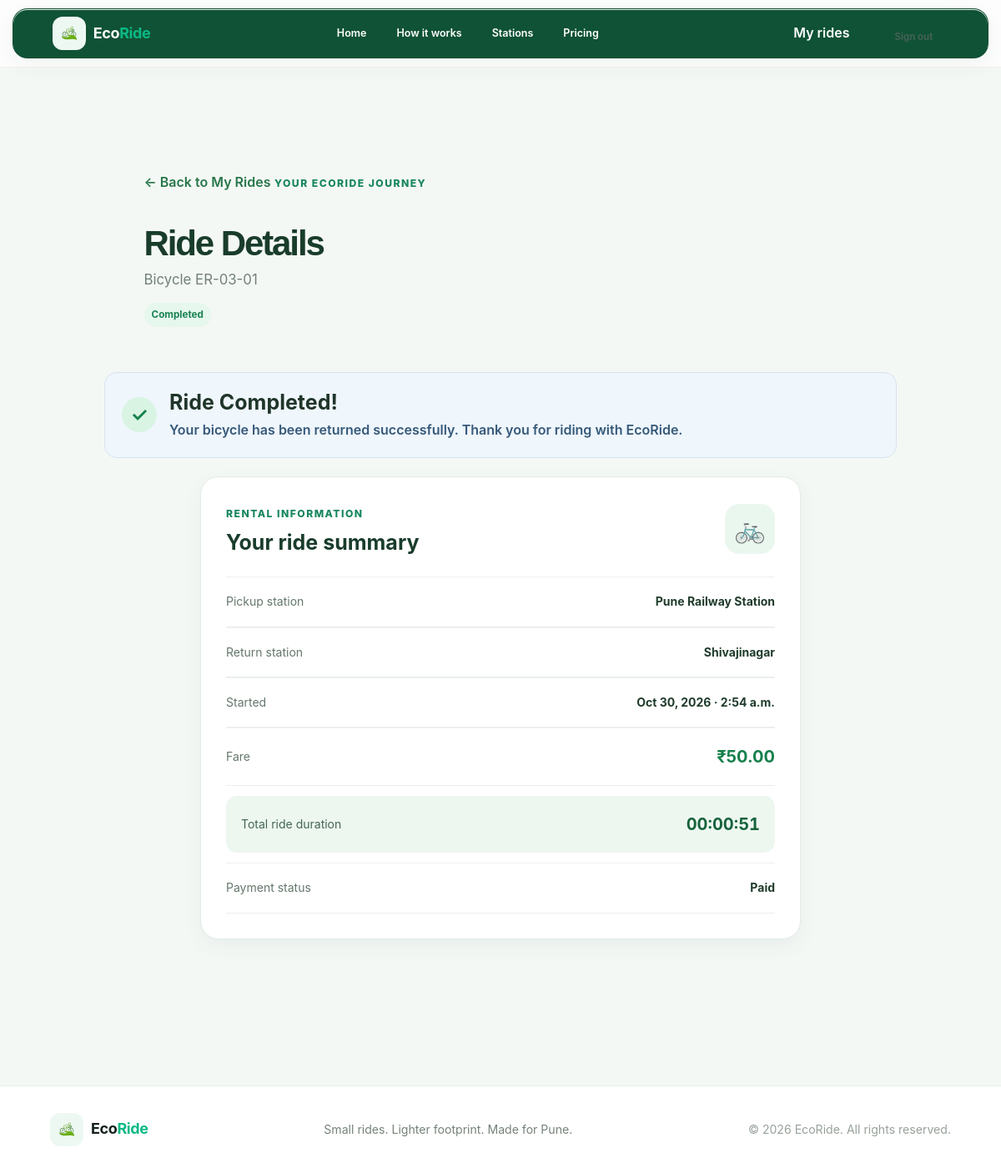
The app's page /rentals/10/ (signed in) with its own data.
### core/models.py (models this page shows, shortened)
class Rental(models.Model):
    class Status(models.TextChoices):
        PENDING_PAYMENT = "pending_payment", "Awaiting payment"
        ACTIVE = "active", "In progress"
        COMPLETED = "completed", "Completed"
        CANCELED = "canceled", "Canceled"
    user = models.ForeignKey(
        settings.AUTH_USER_MODEL, related_name="rentals", on_delete=models.PROTECT
    )
    bicycle = models.ForeignKey(
        Bicycle, related_name="rentals", on_delete=models.PROTECT
    )
    start_station = models.ForeignKey(
        Station, related_name="rentals_started", on_delete=models.PROTECT
    )
    end_station = models.ForeignKey(
        Station,
        related_name="rentals_returned",
        on_delete=models.PROTECT,
        null=True,
        blank=True,
    )
    status = models.CharField(
        max_length=20,
        choices=Status.choices,
        default=Status.PENDING_PAYMENT,
    )
    started_at = models.DateTimeField(null=True, blank=True)
    ended_at = models.DateTimeField(null=True, blank=True)
    created_at = models.DateTimeField(auto_now_add=True)
    amount_minor_units = models.PositiveIntegerField(default=5000)
    currency = models.CharField(max_length=3, default="INR")
    class Meta:
        ordering = ["-created_at"]
        constraints = [
            models.UniqueConstraint(
                fields=["user"],
                condition=Q(status__in=["pending_payment", "active"]),
                name="one_open_rental_per_user",
            ),
            models.UniqueConstraint(
                fields=["bicycle"],
                condition=Q(status__in=["pending_payment", "active"]),
                name="one_open_rental_per_bicycle",
            ),
        ]
    @property
    def amount_display(self):
        return Decimal(self.amount_minor_units) / Decimal("100")

class Bicycle(models.Model):
    class Status(models.TextChoices):
        AVAILABLE = "available", "Available"
        RESERVED = "reserved", "Reserved"
        RENTED = "rented", "Rented"
        MAINTENANCE = "maintenance", "Maintenance"
    station = models.ForeignKey(
        Station, related_name="bicycles", on_delete=models.PROTECT
    )
    code = models.CharField(max_length=30, unique=True)
    status = models.CharField(
        max_length=20, choices=Status.choices, default=Status.AVAILABLE
    )
    is_electric = models.BooleanField(default=False)
    battery_level = models.PositiveSmallIntegerField(default=100)
    class Meta:
        ordering = ["code"]
        constraints = [
            models.CheckConstraint(
                condition=Q(battery_level__lte=100), name="bike_battery_at_most_100"
            )
        ]

class Station(models.Model):
    name = models.CharField(max_length=100)
    address = models.CharField(max_length=255)
    latitude = models.DecimalField(max_digits=9, decimal_places=6)
    longitude = models.DecimalField(max_digits=9, decimal_places=6)
    capacity = models.PositiveIntegerField(default=12)
    is_active = models.BooleanField(default=True)
    class Meta:
        ordering = ["name"]

class Payment(models.Model):
    class Status(models.TextChoices):
        PENDING = "pending", "Pending"
        PAID = "paid", "Paid"
        FAILED = "failed", "Failed"
    rental = models.OneToOneField(
        Rental, related_name="payment", on_delete=models.PROTECT
    )
    gateway_order_id = models.CharField(max_length=255, unique=True, null=True, blank=True)
    gateway_payment_id = models.CharField(max_length=255, blank=True)
    status = models.CharField(
        max_length=20, choices=Status.choices, default=Status.PENDING
    )
    amount_minor_units = models.PositiveIntegerField(default=5000)
    currency = models.CharField(max_length=3, default="INR")
    created_at = models.DateTimeField(auto_now_add=True)
    paid_at = models.DateTimeField(null=True, blank=True)

### core/views.py (the view)
# urls.py: path("rentals/<int:rental_id>/", views.rental_detail, name="rental_detail"),
@login_required
def rental_detail(request, rental_id):
    rental = get_object_or_404(
        Rental.objects.select_related("bicycle", "start_station", "end_station"),
        pk=rental_id,
        user=request.user,
    )
    return render(
        request,
        "core/rental_detail.html",
        {
            "rental": rental,
            "active_stations": Station.objects.filter(is_active=True),
        },
    )

### core/context_processors.py (called while the page is built)
def site_settings(request):
    return {
        "google_maps_api_key": settings.GOOGLE_MAPS_API_KEY,
        "razorpay_key_id": settings.RAZORPAY_KEY_ID,
        "payments_enabled": bool(
            settings.RAZORPAY_KEY_ID and settings.RAZORPAY_KEY_SECRET
        ),
    }

### templates/core/rental_detail.html (shortened to what this page needs)
{% extends "base.html" %}
{% block content %}
<section class="eco-rental-page">
    <header class="eco-page-heading">
        <a class="eco-back-link" href="{% url 'dashboard' %}">
            ← Back to My Rides
        </a>
        <span class="eco-eyebrow">Your EcoRide journey</span>
        <h1>Ride Details</h1>
        <p class="eco-rental-bike-code">
            Bicycle {{ rental.bicycle.code }}
        </p>
        <span class="eco-status eco-status-{{ rental.status }}">
            {{ rental.get_status_display }}
        </span>
    </header>
    {% if rental.status == "completed" %}
    <div class="eco-notice eco-notice-info eco-completed-notice">
        <span aria-hidden="true">✓</span>
        <div>
            <h2>Ride Completed!</h2>
            <p>Your bicycle has been returned successfully. Thank you for riding with EcoRide.</p>
        </div>
    </div>
    {% endif %}
    <article class="eco-detail-card">
        <div class="eco-detail-card-heading">
            <div>
                <span class="eco-eyebrow">Rental information</span>
                <h2>Your ride summary</h2>
            </div>
            <span class="eco-detail-bike-icon" aria-hidden="true">
                🚲
            </span>
        </div>
        <div class="eco-detail-line">
            <span>Pickup station</span>
            <strong>{{ rental.start_station.name }}</strong>
        </div>
        <div class="eco-detail-line">
            <span>Return station</span>
            <strong>
                {{ rental.end_station.name|default:"Not returned yet" }}
            </strong>
        </div>
        <div class="eco-detail-line">
            <span>Started</span>
            <strong>
                {{ rental.started_at|date:"M j, Y · g:i a"|default:"After payment confirmation" }}
            </strong>
        </div>
        <div class="eco-detail-line">
            <span>Fare</span>
            <strong class="eco-detail-fare">
                ₹{{ rental.amount_display|floatformat:2 }}
            </strong>
        </div>
        {% if rental.status == "completed" and rental.started_at and rental.ended_at %}
        <div class="eco-duration-panel">
            <span>Total ride duration</span>
            <strong id="completed-duration">Calculating...</strong>
        </div>
        {% endif %}
        {% if rental.payment %}
        <div class="eco-detail-line">
            <span>Payment status</span>
            <strong>{{ rental.payment.get_status_display }}</strong>
        </div>
        {% endif %}
    </article>
</section>
{% endblock %}

### core/static/core/integrated/style.css (style rules this page uses)
* { margin: 0; padding: 0; box-sizing: border-box; }
html { scroll-behavior: smooth; overflow-x: hidden; }
body { font-family: -apple-system, BlinkMacSystemFont, "SF Pro Display", "Segoe UI", Roboto, Helvetica, Arial, sans-serif; background: #f7faf8; color: #17231f; overflow-x: hidden; }
button, a { font-family: inherit; }

### records on screen
Rental: bicycle.code "ER-03-01", status "Completed", start_station.name "Pune Railway Station", end_station.name "Shivajinagar", started_at "Oct 30, 2026 · 2:54 a.m.", amount_display "50.00", payment.status "Paid"
